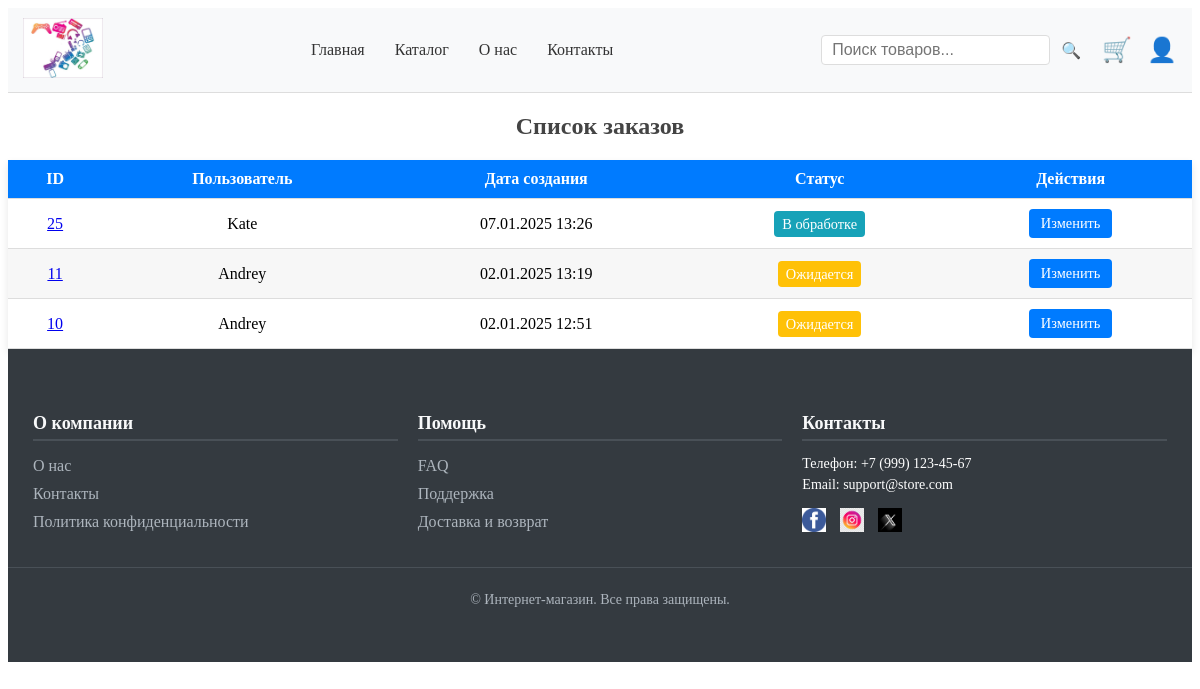
Screenshot of /orders/ (signed in) with the database file from the repository.
### shopapp/models.py (models this page shows)
class Order(models.Model):
    class Meta:
        ordering = ["-created_at", "updated_at"]
        verbose_name_plural = 'orders'
    user = models.ForeignKey(User, on_delete=models.CASCADE, related_name='orders')
    total_price = models.DecimalField(max_digits=10, decimal_places=2, default=0)
    name = models.CharField(max_length=100, null=True)
    email = models.EmailField(null=True)
    phone = models.BigIntegerField(null=True)
    status = models.CharField(max_length=20,
                              choices=[
                                  ('pending', 'Ожидается'),
                                  ('processing', 'В обработке'),
                                  ('completed', 'Завершен'),
                                  ('canceled', 'Отменен'),
                              ],
                              default='pending')
    delivery_address = models.TextField(null=True, blank=True)
    payment_method = models.CharField(max_length=100, null=True)
    created_at = models.DateTimeField(auto_now_add=True)
    updated_at = models.DateTimeField(auto_now=True)

### shopapp/views.py (the view)
# urls.py: path('orders/', OrderListView.as_view(), name='orders_list'),
class OrderListView(LoginRequiredMixin, UserPassesTestMixin, ListView):
    model = Order
    template_name = 'shopapp/orders_list.html'
    context_object_name = 'orders'
    def test_func(self):
        return self.request.user.is_staff

### shopapp/templates/shopapp/orders_list.html (shortened to what this page needs)
{% extends 'shopapp/base.html' %}
{% load static %}
{% block head %}
<link rel="stylesheet" type="text/css" href="{% static 'css/orders_list.css' %}">
{% endblock %}
{% block content %}
<h2>Список заказов</h2>
<table class="order-table">
    <thead>
        <tr>
            <th>ID</th>
            <th>Пользователь</th>
            <th>Дата создания</th>
            <th>Статус</th>
            <th>Действия</th>
        </tr>
    </thead>
    <tbody>
        {% for order in orders %}
        <tr>
            <td><a href="{% url 'shopapp:order_detail' order.id %}">{{ order.id }}</a></td>
            <td>{{ order.user.username }}</td>
            <td>{{ order.created_at|date:"d.m.Y H:i" }}</td>
            <td>
                <span class="status {{ order.status|lower }}">
                    {{ order.get_status_display }}
                </span>
            </td>
            <td>
                <a class="btn" href="{% url 'shopapp:order_update' order.id %}">Изменить</a>
            </td>
        </tr>
        {% endfor %}
    </tbody>
</table>
{% endblock %}

### static/css/orders_list.css (style rules this page uses)
h2 { text-align: center; margin: 20px 0; color: #444; }
.order-table { width: 100%; border-collapse: collapse; margin-top: 20px; background: #fff; box-shadow: 0 4px 8px rgba(0, 0, 0, 0.1); }
.order-table th, .order-table td { padding: 10px 12px; text-align: center; border-bottom: 1px solid #ddd; }
.order-table th { background-color: #007bff; color: #fff; font-weight: 600; }
.order-table tr:nth-child(even) { background-color: #f7f7f7; }
.status { padding: 5px 8px; border-radius: 4px; color: #fff; font-size: 0.9em; }
.status.pending { background-color: #ffc107; }
.status.processing { background-color: #17a2b8; }
.btn { display: inline-block; padding: 6px 12px; font-size: 0.9em; color: #fff; background-color: #007bff; border: none; border-radius: 4px; text-decoration: none; text-align: center; cursor: pointer; transition: background-color 0.3s; }

### rows the page displays
Order: id "25", user.username "Kate", created_at "07.01.2025 13:26", status "В обработке"
Order: id "11", user.username "Andrey", created_at "02.01.2025 13:19", status "Ожидается"
Order: id "10", user.username "Andrey", created_at "02.01.2025 12:51", status "Ожидается"
